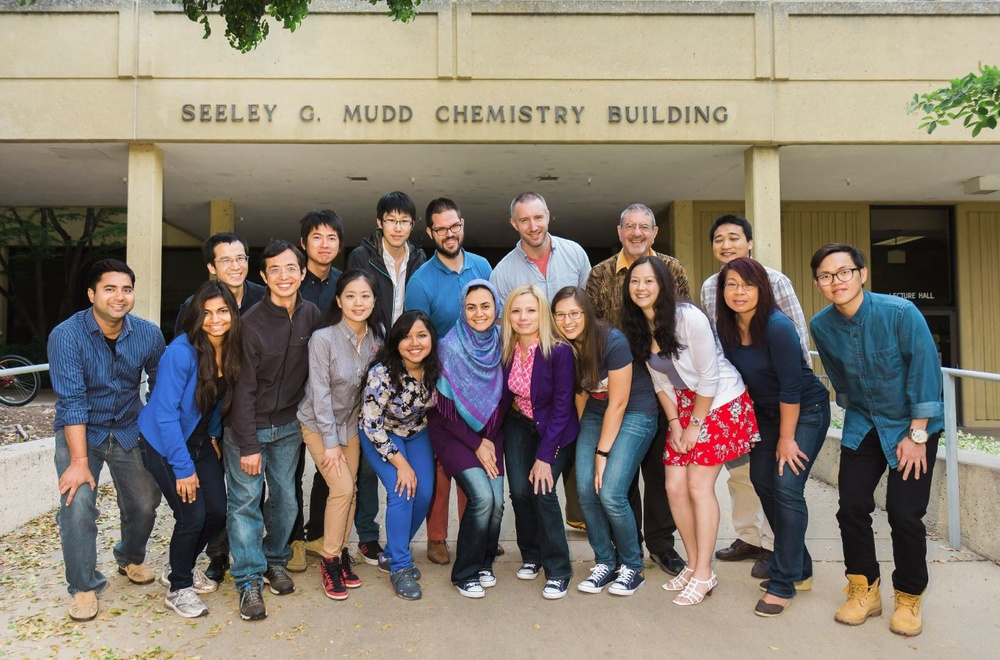
#> input picture test.jpg, 1000 x 660 px, shrunk from 1366 x 902 before the run
$ python main.py test.jpg
#> lines starting #> are read from the running program, lines starting #| are printed output that depends on the picture; after the words box and inside, x2 and y2 are one past the last pixel; in counts of white or black regions, pixels touching at a corner belong together
# Importing Libraries
import cv2
import sys

# Getting image path from supplied arguments
img_path = sys.argv[1]

# Reading image from path and converting to gray scale
img = cv2.imread(img_path)
#> img is the input picture: shape (660, 1000, 3); mean B, G, R 113.8, 125, 133.6
gray = cv2.cvtColor(img, cv2.COLOR_BGR2GRAY)
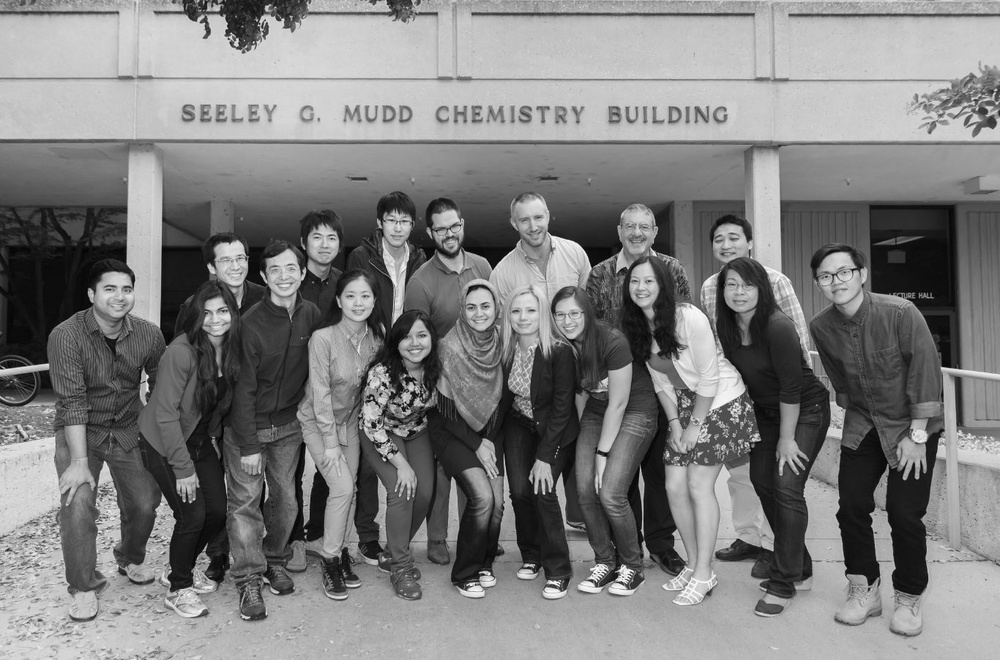
#> gray: shape (660, 1000); min 0, max 254, mean 126.3

# Initialising a Haar Cascade Classifier
classifier = cv2.CascadeClassifier(cv2.data.haarcascades + "haarcascade_frontalface_default.xml")
faces = classifier.detectMultiScale(
    gray,
    scaleFactor=1.3,
    minNeighbors=3,
    minSize=(30,30)
)
#> faces = 18 rows, first 6: [381, 208, 34, 34], [428, 211, 43, 43], [305, 223, 38, 38], [709, 224, 40, 40], [210, 241, 46, 46], [626, 268, 36, 36]

print("Found {0} faces!".format(len(faces)))
#| Found 18 faces!

# Isolating identified faces
for (x,y,w,h) in faces:
    cv2.rectangle(img,(x,y),(x+w,y+h),(0,0,255),2)
#> this loop made 18 passes
#> (x, y, w, h) on passes 1 to 12: (381, 208, 34, 34), (428, 211, 43, 43), (305, 223, 38, 38), (709, 224, 40, 40), (210, 241, 46, 46), (626, 268, 36, 36), (94, 269, 51, 51), (460, 292, 38, 38), (197, 298, 37, 37), (548, 299, 40, 40), (399, 322, 38, 38), (508, 200, 48, 48)
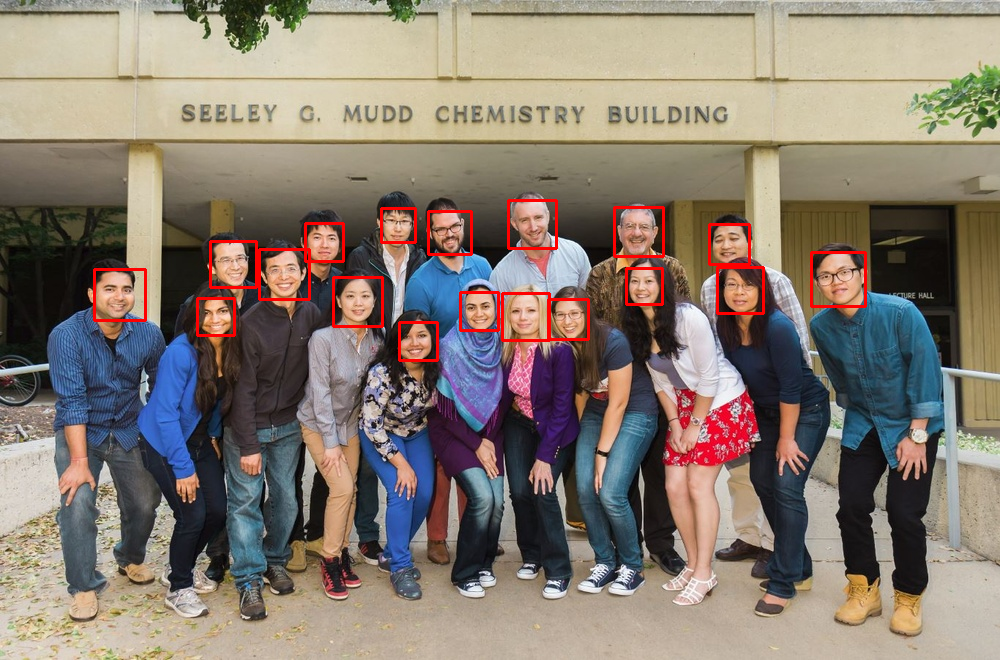
#> img: shape (660, 1000, 3); 1.4% of pixels changed, all inside (x1, y1, x2, y2) = (93, 199, 867, 362)

# Saving isolated faces on file system
status = cv2.imwrite('faces_isolated.jpg',img)

print("Image 'faces_isolated.jpg' has been saved to the file system: ",status)
#| Image 'faces_isolated.jpg' has been saved to the file system:  True
